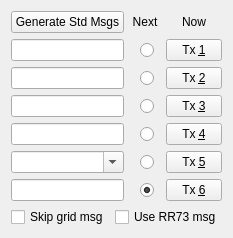
               <widget class="QWidget" name="tab">
                <attribute name="title">
                 <string>1</string>
                </attribute>
                <layout class="QGridLayout" name="gridLayout_7">
                 <item row="0" column="0">
                  <layout class="QGridLayout" name="gridLayout_6">
                   <property name="spacing">
                    <number>6</number>
                   </property>
                   <item row="2" column="1">
                    <widget class="QRadioButton" name="txrb2">
                     <property name="toolTip">
                      <string>Send this message in next Tx interval</string>
                     </property>
                     <property name="styleSheet">
                      <string notr="true">margin-left: 10%; margin-right: 0%</string>
                     </property>
                     <property name="text">
                      <string/>
                     </property>
                     <property name="shortcut">
                      <string>Ctrl+2</string>
                     </property>
                     <attribute name="buttonGroup">
                      <string notr="true">buttonGroup</string>
                     </attribute>
                    </widget>
                   </item>
                   <item row="1" column="1">
                    <widget class="DoubleClickableRadioButton" name="txrb1">
                     <property name="toolTip">
                      <string>&lt;html&gt;&lt;head/&gt;&lt;body&gt;&lt;p&gt;Send this message in next Tx interval&lt;/p&gt;&lt;p&gt;Double click to toggle the use of the Tx1 message to start a QSO with a station (not allowed for type 1 compound call holders)&lt;/p&gt;&lt;/body&gt;&lt;/html&gt;</string>
                     </property>
                     <property name="styleSheet">
                      <string notr="true">margin-left: 10%; margin-right: 0%</string>
                     </property>
                     <property name="text">
                      <string/>
                     </property>
                     <property name="shortcut">
                      <string>Ctrl+1</string>
                     </property>
                     <attribute name="buttonGroup">
                      <string notr="true">buttonGroup</string>
                     </attribute>
                    </widget>
                   </item>
                   <item row="2" column="2">
                    <widget class="QPushButton" name="txb2">
                     <property name="toolTip">
                      <string>Switch to this Tx message NOW</string>
                     </property>
                     <property name="styleSheet">
                      <string notr="true">padding-left: 15%; padding-right: 15%; padding-top: 3%; padding-bottom: 3%</string>
                     </property>
                     <property name="text">
                      <string>Tx &amp;2</string>
                     </property>
                     <property name="shortcut">
                      <string>Alt+2</string>
                     </property>
                    </widget>
                   </item>
                   <item row="2" column="0">
                    <widget class="QLineEdit" name="tx2"/>
                   </item>
                   <item row="1" column="2">
                    <widget class="DoubleClickablePushButton" name="txb1">
                     <property name="toolTip">
                      <string>&lt;html&gt;&lt;head/&gt;&lt;body&gt;&lt;p&gt;Switch to this Tx message NOW&lt;/p&gt;&lt;p&gt;Double click to toggle the use of the Tx1 message to start a QSO with a station (not allowed for type 1 compound call holders)&lt;/p&gt;&lt;/body&gt;&lt;/html&gt;</string>
                     </property>
                     <property name="layoutDirection">
                      <enum>Qt::LeftToRight</enum>
                     </property>
                     <property name="styleSheet">
                      <string notr="true">padding-left: 15%; padding-right: 15%; padding-top: 3%; padding-bottom: 3%</string>
                     </property>
                     <property name="text">
                      <string>Tx &amp;1</string>
                     </property>
                     <property name="shortcut">
                      <string>Alt+1</string>
                     </property>
                    </widget>
                   </item>
                   <item row="6" column="1">
                    <widget class="QRadioButton" name="txrb6">
                     <property name="toolTip">
                      <string>Send this message in next Tx interval</string>
                     </property>
                     <property name="styleSheet">
                      <string notr="true">margin-left: 10%; margin-right: 0%</string>
                     </property>
                     <property name="text">
                      <string/>
                     </property>
                     <property name="shortcut">
                      <string>Ctrl+6</string>
                     </property>
                     <property name="checked">
                      <bool>true</bool>
                     </property>
                     <attribute name="buttonGroup">
                      <string notr="true">buttonGroup</string>
                     </attribute>
                    </widget>
                   </item>
                   <item row="3" column="0">
                    <widget class="QLineEdit" name="tx3"/>
                   </item>
                   <item row="5" column="1">
                    <widget class="DoubleClickableRadioButton" name="txrb5">
                     <property name="toolTip">
                      <string>&lt;html&gt;&lt;head/&gt;&lt;body&gt;&lt;p&gt;Send this message in next Tx interval&lt;/p&gt;&lt;p&gt;Double-click to reset to the standard 73 message&lt;/p&gt;&lt;/body&gt;&lt;/html&gt;</string>
                     </property>
                     <property name="styleSheet">
                      <string notr="true">margin-left: 10%; margin-right: 0%</string>
                     </property>
                     <property name="text">
                      <string/>
                     </property>
                     <property name="shortcut">
                      <string>Ctrl+5</string>
                     </property>
                     <attribute name="buttonGroup">
                      <string notr="true">buttonGroup</string>
                     </attribute>
                    </widget>
                   </item>
                   <item row="3" column="1">
                    <widget class="QRadioButton" name="txrb3">
                     <property name="toolTip">
                      <string>Send this message in next Tx interval</string>
                     </property>
                     <property name="styleSheet">
                      <string notr="true">margin-left: 10%; margin-right: 0%</string>
                     </property>
                     <property name="text">
                      <string/>
                     </property>
                     <property name="shortcut">
                      <string>Ctrl+3</string>
                     </property>
                     <attribute name="buttonGroup">
                      <string notr="true">buttonGroup</string>
                     </attribute>
                    </widget>
                   </item>
                   <item row="3" column="2">
                    <widget class="QPushButton" name="txb3">
                     <property name="toolTip">
                      <string>Switch to this Tx message NOW</string>
                     </property>
                     <property name="styleSheet">
                      <string notr="true">padding-left: 15%; padding-right: 15%; padding-top: 3%; padding-bottom: 3%</string>
                     </property>
                     <property name="text">
                      <string>Tx &amp;3</string>
                     </property>
                     <property name="shortcut">
                      <string>Alt+3</string>
                     </property>
                    </widget>
                   </item>
                   <item row="4" column="1">
                    <widget class="DoubleClickableRadioButton" name="txrb4">
                     <property name="toolTip">
                      <string>&lt;html&gt;&lt;head/&gt;&lt;body&gt;&lt;p&gt;Send this message in next Tx interval&lt;/p&gt;&lt;p&gt;Double-click to toggle between RRR and RR73 messages in Tx4 (not allowed for type 2 compound call holders)&lt;/p&gt;&lt;p&gt;RR73 messages should only be used when you are reasonably confident that no message repetitions will be required&lt;/p&gt;&lt;/body&gt;&lt;/html&gt;</string>
                     </property>
                     <property name="styleSheet">
                      <string notr="true">margin-left: 10%; margin-right: 0%</string>
                     </property>
                     <property name="text">
                      <string/>
                     </property>
                     <property name="shortcut">
                      <string>Ctrl+4</string>
                     </property>
                     <attribute name="buttonGroup">
                      <string notr="true">buttonGroup</string>
                     </attribute>
                    </widget>
                   </item>
                   <item row="4" column="2">
                    <widget class="DoubleClickablePushButton" name="txb4">
                     <property name="toolTip">
                      <string>&lt;html&gt;&lt;head/&gt;&lt;body&gt;&lt;p&gt;Switch to this Tx message NOW&lt;/p&gt;&lt;p&gt;Double-click to toggle between RRR and RR73 messages in Tx4 (not allowed for type2 compound call holders)&lt;/p&gt;&lt;p&gt;RR73 messages should only be used when you are reasonably confident that no message repetitions will be required&lt;/p&gt;&lt;/body&gt;&lt;/html&gt;</string>
                     </property>
                     <property name="styleSheet">
                      <string notr="true">padding-left: 15%; padding-right: 15%; padding-top: 3%; padding-bottom: 3%</string>
                     </property>
                     <property name="text">
                      <string>Tx &amp;4</string>
                     </property>
                     <property name="shortcut">
                      <string>Alt+4</string>
                     </property>
                    </widget>
                   </item>
                   <item row="5" column="2">
                    <widget class="DoubleClickablePushButton" name="txb5">
                     <property name="toolTip">
                      <string>&lt;html&gt;&lt;head/&gt;&lt;body&gt;&lt;p&gt;Switch to this Tx message NOW&lt;/p&gt;&lt;p&gt;Double-click to reset to the standard 73 message&lt;/p&gt;&lt;/body&gt;&lt;/html&gt;</string>
                     </property>
                     <property name="styleSheet">
                      <string notr="true">padding-left: 15%; padding-right: 15%; padding-top: 3%; padding-bottom: 3%</string>
                     </property>
                     <property name="text">
                      <string>Tx &amp;5</string>
                     </property>
                     <property name="shortcut">
                      <string>Alt+5</string>
                     </property>
                    </widget>
                   </item>
                   <item row="4" column="0">
                    <widget class="QLineEdit" name="tx4"/>
                   </item>
                   <item row="0" column="2">
                    <widget class="QLabel" name="label_2">
                     <property name="toolTip">
                      <string>Switch to this Tx message NOW</string>
                     </property>
                     <property name="text">
                      <string>Now</string>
                     </property>
                     <property name="alignment">
                      <set>Qt::AlignCenter</set>
                     </property>
                    </widget>
                   </item>
                   <item row="0" column="0">
                    <widget class="QPushButton" name="genStdMsgsPushButton">
                     <property name="toolTip">
                      <string>Generate standard messages for minimal QSO</string>
                     </property>
                     <property name="text">
                      <string>Generate Std Msgs</string>
                     </property>
                    </widget>
                   </item>
                   <item row="6" column="2">
                    <widget class="QPushButton" name="txb6">
                     <property name="toolTip">
                      <string>Switch to this Tx message NOW</string>
                     </property>
                     <property name="styleSheet">
                      <string notr="true">padding-left: 15%; padding-right: 15%; padding-top: 3%; padding-bottom: 3%</string>
                     </property>
                     <property name="text">
                      <string>Tx &amp;6</string>
                     </property>
                     <property name="shortcut">
                      <string>Alt+6</string>
                     </property>
                    </widget>
                   </item>
                   <item row="5" column="0">
                    <widget class="QComboBox" name="tx5">
                     <property name="toolTip">
                      <string/>
                     </property>
                     <property name="editable">
                      <bool>true</bool>
                     </property>
                     <property name="insertPolicy">
                      <enum>QComboBox::InsertAtBottom</enum>
                     </property>
                    </widget>
                   </item>
                   <item row="6" column="0">
                    <widget class="QLineEdit" name="tx6">
                     <property name="text">
                      <string/>
                     </property>
                    </widget>
                   </item>
                   <item row="1" column="0">
                    <widget class="QLineEdit" name="tx1">
                     <property name="text">
                      <string/>
                     </property>
                    </widget>
                   </item>
                   <item row="0" column="1">
                    <widget class="QLabel" name="label_5">
                     <property name="toolTip">
                      <string>Queue up the next Tx message</string>
                     </property>
                     <property name="text">
                      <string>Next</string>
                     </property>
                     <property name="alignment">
                      <set>Qt::AlignCenter</set>
                     </property>
                    </widget>
                   </item>
                  </layout>
                 </item>
                 <item row="1" column="0">
                  <layout class="QHBoxLayout" name="horizontalLayout_16">
                   <property name="spacing">
                    <number>6</number>
                   </property>
                   <item>
                    <widget class="QCheckBox" name="cbSkipGrid_1">
                     <property name="toolTip">
                      <string>Takes effect at next QSO</string>
                     </property>
                     <property name="text">
                      <string>Skip grid msg</string>
                     </property>
                    </widget>
                   </item>
                   <item>
                    <widget class="QCheckBox" name="cbUseRR73_1">
                     <property name="toolTip">
                      <string>Takes effect before/during RRR/RR73</string>
                     </property>
                     <property name="text">
                      <string>Use RR73 msg</string>
                     </property>
                    </widget>
                   </item>
                  </layout>
                 </item>
                </layout>
               </widget>
